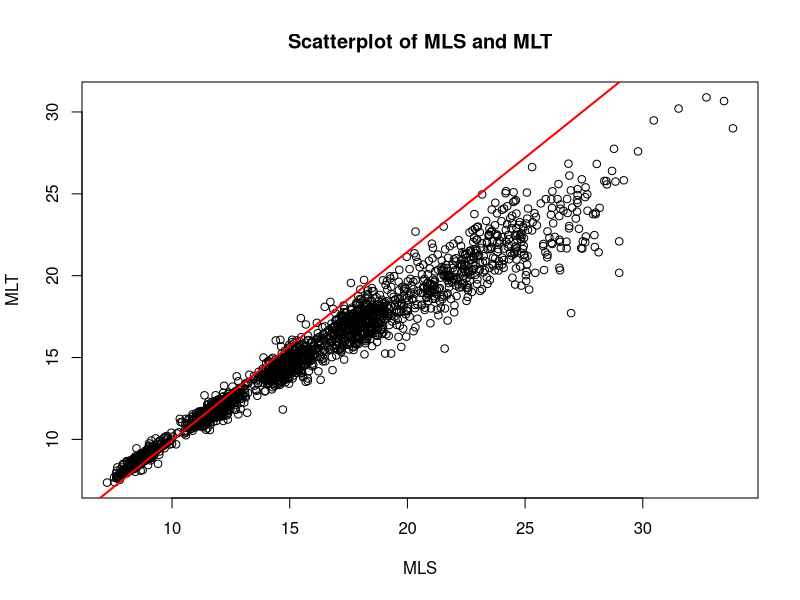
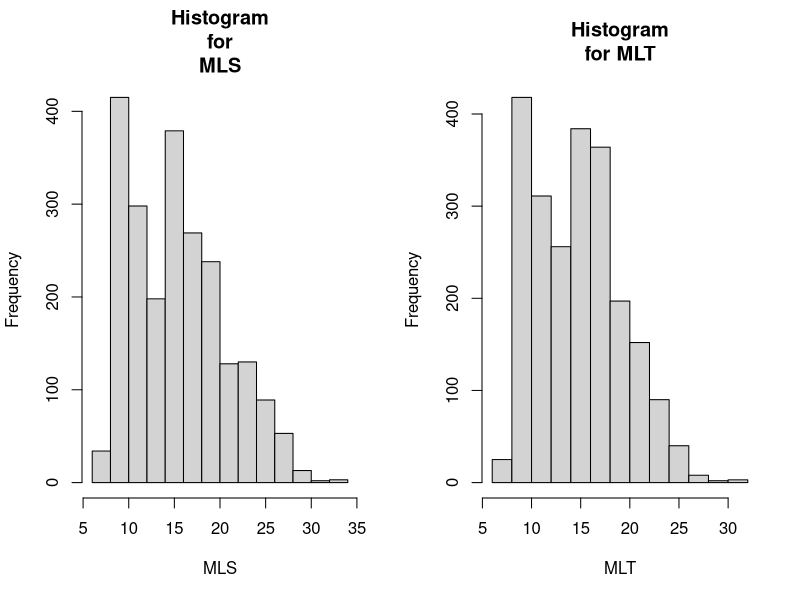

These figures' R source, in order:
## ---- chunk 1
library(tidyverse)
## ---- chunk 2
mydf <- read_csv("Newsela_SCA.csv")
## ---- chunk 3
attach(mydf)

plot(MLS,MLT,main='Scatterplot of MLS and MLT',xlab='MLS',ylab='MLT')
abline(lm(MLS~MLT),col='red',lwd=2)
## ---- chunk 4
attach(mydf)

shapiro.test(MLS)
shapiro.test(MLT)
## ---- chunk 5
par(mfrow=c(1,2))
hist(MLS,main='Histogram
for
MLS',xlab='MLS')

hist(MLT,main='Histogram
for MLT',xlab='MLT')
## ---- chunk 6
cor.test(MLS,MLT,
         alternative = "two.sided",
         method = "spearman")
